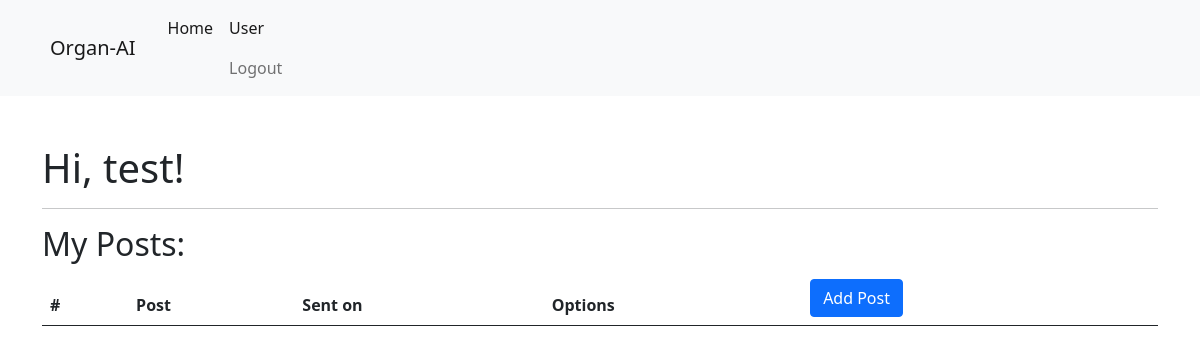
The page /index (signed in) on the database as committed earlier.
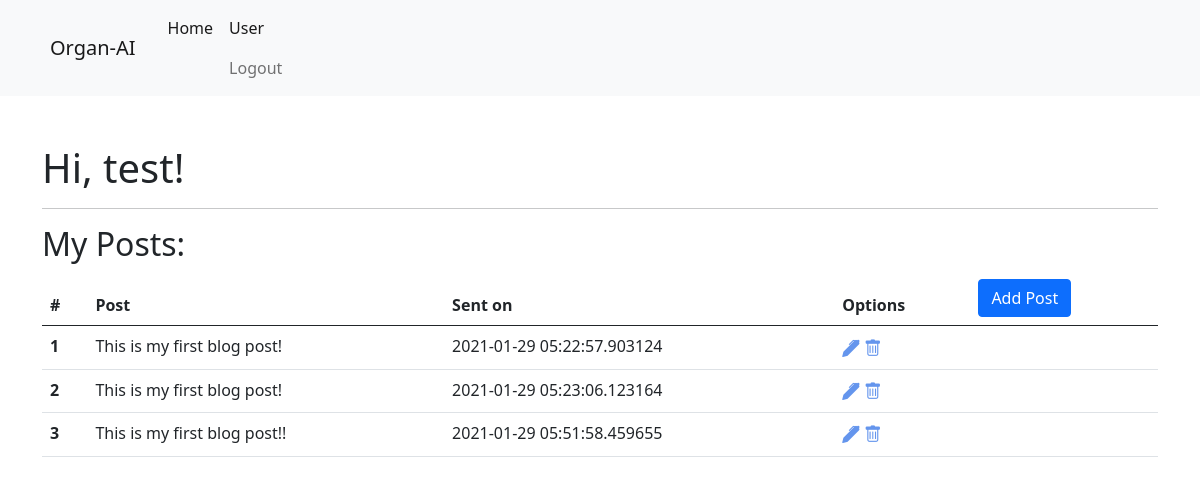
The same page on the database as committed later.
### app/models.py (models this page shows, shortened)
class User(UserMixin, db.Model):
    id = db.Column(db.Integer, primary_key=True)  # primary key
    username = db.Column(db.String(64), index=True, unique=True)  # we can search user by usernames
    email = db.Column(db.String(120), index=True, unique=True)  # we can email user by usernames
    password_hash = db.Column(db.String(128))
    posts = db.relation('Post', backref='author', lazy='dynamic')  # Define relation between User and Post class
    about_me = db.Column(db.String(140))
    last_seen = db.Column(db.DateTime, default=datetime.utcnow)
    followed = db.relationship(
        'User', secondary=followers,
        primaryjoin=(followers.c.follower_id == id),  # left side
        secondaryjoin=(followers.c.followed_id == id),  # right side
        backref=db.backref('followers', lazy='dynamic'),  # right side
        lazy='dynamic'  # left side
    )
    def __repr__(self):
        return '<User {}>'.format(self.username)

class Post(db.Model):
    id = db.Column(db.Integer, primary_key=True)
    body = db.Column(db.String(128))
    timestamp = db.Column(db.DateTime, index=True, default=datetime.utcnow)
    user_id = db.Column(db.Integer, db.ForeignKey('user.id'))  # Make User.id the foreign key for the posts

### app/routes.py (the view)
@app.route('/', methods=['GET'])
@app.route('/index', methods=['GET'])
@login_required
def index():
    posts = Post.query.filter_by(user_id=current_user.id).all()
    if request.method == 'GET':
        return render_template('index.html', title='Home', user=current_user, posts=posts)
    else:
        pass

### app/models.py (called while the page is built)
@login.user_loader
def load_user(id):
    return User.query.get(int(id))

### app/routes.py (called while the page is built)
@app.before_request
def before_request():
    if current_user.is_authenticated:
        current_user.last_seen = datetime.utcnow()
        db.session.commit()

### app/templates/index.html
{% extends "base.html" %}
{% block content%}
<h1>Hi, {{ user.username }}!</h1>
<hr>
<h2>My Posts:</h2>
    <table class="table">
        <thead>
        <tr>
            <th scope="col">#</th>
            <th scope="col">Post</th>
            <th scope="col">Sent on</th>
            <th scope="col">Options</th>
            <th scope="col"><button type="submit" class="btn btn-primary"><a style="color:white; text-decoration: none" href="{{ url_for('user_post')}}">Add Post</a></button></th>
        </tr>
        </thead>
        <tbody>
        {% for post in posts %}
        <tr>
            <th scope="row">{{ loop.index }}</th>
            <td>{{ post.body }}</td>
            <td>{{ post.timestamp }}</td>
            <td class="align-middle"><a href="{{ url_for('edit_post', post_id=post.id) }}"><i class="bi bi-pen-fill" style="font-size: 1.1rem; color: cornflowerblue;"></i></a>
                <i class="bi bi-trash" style="font-size: 1.1rem; color: cornflowerblue;"></i>
            </td>
            <td></td>
        </tr>
        {% endfor %}
        </tbody>
    </table>
{% endblock%}

### app/templates/base.html (shortened to what this page needs)
<!DOCTYPE html>
<html lang="en">
<head>
    <link rel="stylesheet" href="https://stackpath.bootstrapcdn.com/bootstrap/5.0.0-alpha2/css/bootstrap.min.css">
    <link rel="stylesheet" href="https://cdn.jsdelivr.net/npm/bootstrap-icons@1.3.0/font/bootstrap-icons.css">
</head>
<body>
    <nav class="navbar navbar-expand-lg navbar-light bg-light p-2" role="navigation">
        <div class="container">
            <a class="navbar-brand p-2" href="{{ url_for('index') }}">Organ-AI</a>
            <div class="collapse navbar-collapse navbar-left" id="navbarSupportedContent">
                <ul class="navbar-nav me-auto mb-2 mb-lg-0">
                    <li class="nav-item">
                        <a class="nav-link active" href="{{ url_for('index') }}">Home</a>
                    </li>
                    <li>
                        {% if current_user.is_anonymous %}
                            <a class="nav-link active" href="{{ url_for('login') }}">Login</a>
                        {% else %}
                            <a class="nav-link active" href="{{ url_for('user', username=current_user) }}">User</a>
                            <a class="nav-link" href="{{ url_for('logout') }}">Logout</a>
                        {% endif %}
                    </li>
                </ul>
            </div>
        </div>
    </nav>
    <div class="container">
        <br>
        <br>
        {% block content%}
        {% endblock %}
    </div>
</body>
</html>

Rows that differ between the two databases and show on the page:
added Post: body "This is my first blog post!", timestamp "2021-01-29 05:22:57.903124"
added Post: body "This is my first blog post!", timestamp "2021-01-29 05:23:06.123164"
added Post: body "This is my first blog post!!", timestamp "2021-01-29 05:51:58.459655"
